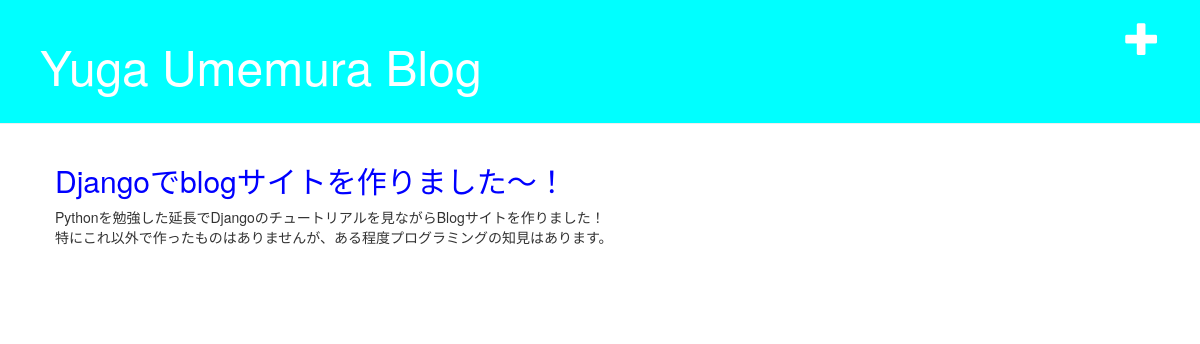
Before: /post/10/ with the older database file.
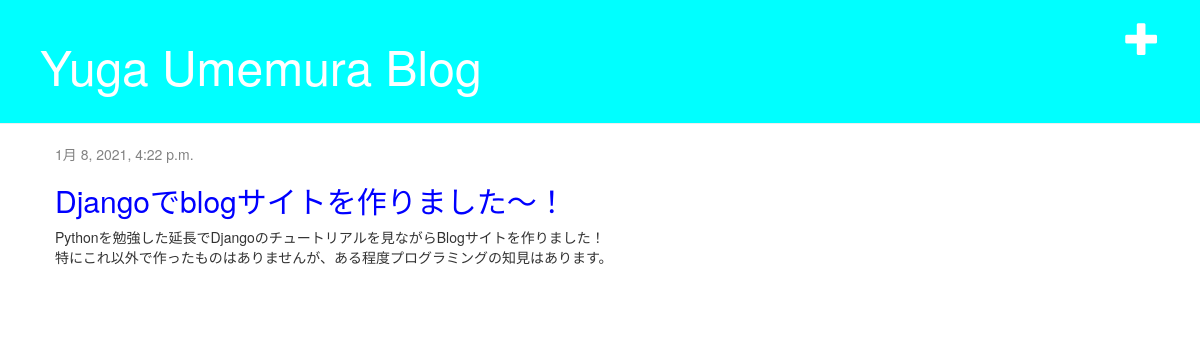
After: the same page with the newer database file.
### blog/models.py (models this page shows, shortened)
class Post(models.Model):
	author = models.ForeignKey(settings.AUTH_USER_MODEL, on_delete = models.CASCADE)
	title = models.CharField(max_length = 200)
	text = models.TextField()
	created_date = models.DateTimeField(default=timezone.now)
	published_date = models.DateTimeField(blank = True, null = True)

### blog/views.py (the view)
# urls.py: path('post/<int:pk>/',views.post_detail,name='post_detail'),
def post_detail(request, pk):
	post = get_object_or_404(Post, pk=pk)
	return render(request, 'blog/post_detail.html',{'post': post})

### blog/templates/blog/post_detail.html
{% extends 'blog/base.html' %}
{% block content %}
	<div class="post">
		{% if post.published_date %}
			<div class = "date">
				{{ post.published_date }}
			</div>
		{% endif %}
		<h2>{{ post.title }}</h2>
		<p>{{ post.text|linebreaksbr }}</p>
	</div>
{% endblock %}

Changed rows visible on the page:
changed Post "Djangoでblogサイトを作りました〜！": published_date (not shown) → "1月 8, 2021, 4:22 p.m."
